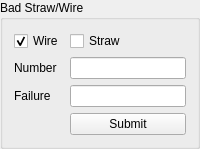
                 <widget class="QGroupBox" name="badSWGroupBox">
                  <property name="title">
                   <string>Bad Straw/Wire</string>
                  </property>
                  <layout class="QGridLayout" name="gridLayout_444">
                   <item row="6" column="0">
                    <widget class="QLabel" name="label_499">
                     <property name="text">
                      <string>Failure</string>
                     </property>
                    </widget>
                   </item>
                   <item row="5" column="1">
                    <widget class="QLineEdit" name="bad_number"/>
                   </item>
                   <item row="7" column="1">
                    <widget class="QPushButton" name="bad_wire_form">
                     <property name="text">
                      <string>Submit</string>
                     </property>
                    </widget>
                   </item>
                   <item row="5" column="0">
                    <widget class="QLabel" name="label_498">
                     <property name="text">
                      <string>Number</string>
                     </property>
                    </widget>
                   </item>
                   <item row="6" column="1">
                    <widget class="QLineEdit" name="bad_failure"/>
                   </item>
                   <item row="0" column="0">
                    <widget class="QCheckBox" name="wireCheck">
                     <property name="text">
                      <string>Wire</string>
                     </property>
                     <property name="checked">
                      <bool>true</bool>
                     </property>
                    </widget>
                   </item>
                   <item row="0" column="1">
                    <widget class="QCheckBox" name="strawCheck">
                     <property name="text">
                      <string>Straw</string>
                     </property>
                    </widget>
                   </item>
                  </layout>
                 </widget>
